Frame 1 (no input): blank canvas, image omitted
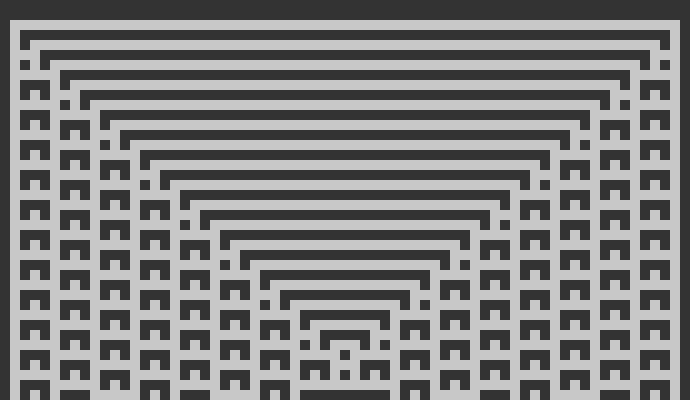
Frame 60 (no input)
Frame 120 (the mouse pressed at the canvas centre since frame 60): identical to frame 60, image omitted

The p5.js sketch that drew this single still picture (run headless with seeded random() and noise() and a simulated clock; from frame 60 on, the mouse is pressed at the canvas centre):

// p5.js sketch
// ── sketch.js
let ca;

function setup(){
  createCanvas(690, 400);
  background(51);
  ca = new CellularAutomata();
}

function draw(){
  ca.display();
  if(ca.generation < height/ca.w){
    ca.generate();
  }
}

// ── cellularautomata.js
class CellularAutomata {

  constructor(){
    this.w = 10;
    this.cells = new Array(width/this.w);
    for(let i = 0; i < this.cells.length; i++){
      this.cells[0] = 0;
    }
    this.cells[this.cells.length / 2] = 1;
    this.generation = 0;
    this.ruleset = [0, 1, 1, 0, 1, 1, 0, 1];
  }

  generate(){
    let nextGen = [];
    for(let i = 0; i < this.cells.length; i++){
      nextGen[i] = 0;
    } // define array value 0;

    for(let i = 1; i < this.cells.length-1; i++){
      let left = this.cells[i-1];
      let me = this.cells[i];
      let right = this.cells[i+1];

      nextGen[i] = this.rules(left, me, right);
    }

    this.cells = nextGen;
    this.generation++;
  }

  display(){
      for(let i = 0; i < this.cells.length; i++){
        if(this.cells[i] == 1){
          fill(200);
        }
        else{
          fill(51);
        }
        noStroke();
        rect(i*this.w, this.generation*this.w, this.w, this.w);
      }
  }

  rules(a, b, c){
    if (a == 1 && b == 1 && c == 1) return this.ruleset[0];
    if (a == 1 && b == 1 && c === 0) return this.ruleset[1];
    if (a == 1 && b === 0 && c == 1) return this.ruleset[2];
    if (a == 1 && b === 0 && c === 0) return this.ruleset[3];
    if (a === 0 && b == 1 && c == 1) return this.ruleset[4];
    if (a === 0 && b == 1 && c === 0) return this.ruleset[5];
    if (a === 0 && b === 0 && c == 1) return this.ruleset[6];
    if (a === 0 && b === 0 && c === 0) return this.ruleset[7];
    return 0;
  }
}
